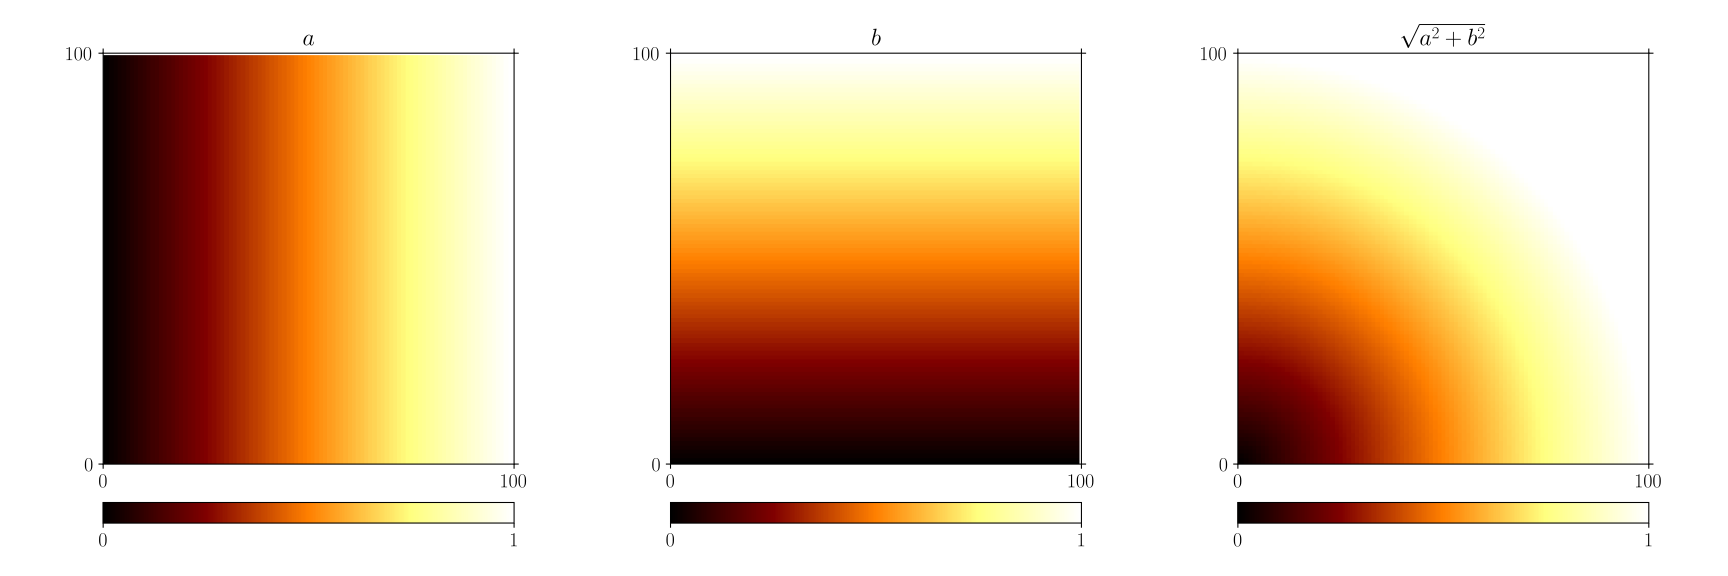

Source code (Python):

import numpy as np
import matplotlib.pyplot as plt

from mpl_toolkits.axes_grid1 import make_axes_locatable

plt.style.use(['goose', 'goose-latex'])

# --- some data ----

a,b = np.meshgrid(np.linspace(0,1,100),np.linspace(0,1,100))
d   = np.sqrt(a**2+b**2)

# --- open figure with three axes ---

fig, axes  = plt.subplots(ncols=3, figsize=(18,6))

# --- left subplot ---

ax = axes[0]
im = ax.imshow(a,clim=(0,1))
ax.xaxis.set_ticks([0,100])
ax.yaxis.set_ticks([0,100])
ax.set_xlim([0,100])
ax.set_ylim([0,100])
ax.set_title(r'$a$')
div  = make_axes_locatable(ax)
cax  = div.append_axes('bottom', size='5%', pad=0.4)
cbar = plt.colorbar(im,cax=cax, orientation='horizontal')
cbar.set_ticks([0,1])

# --- middle subplot ---

ax = axes[1]
im = ax.imshow(b,clim=(0,1))
ax.xaxis.set_ticks([0,100])
ax.yaxis.set_ticks([0,100])
ax.set_xlim([0,100])
ax.set_ylim([0,100])
ax.set_title(r'$b$')
div  = make_axes_locatable(ax)
cax  = div.append_axes('bottom', size='5%', pad=0.4)
cbar = plt.colorbar(im,cax=cax, orientation='horizontal')
cbar.set_ticks([0,1])

# --- right subplot ---

ax = axes[2]
im = ax.imshow(d,clim=(0,1))
ax.xaxis.set_ticks([0,100])
ax.yaxis.set_ticks([0,100])
ax.set_xlim([0,100])
ax.set_ylim([0,100])
ax.set_title(r'$\sqrt{a^2 + b^2}$')
div  = make_axes_locatable(ax)
cax  = div.append_axes('bottom', size='5%', pad=0.4)
cbar = plt.colorbar(im,cax=cax, orientation='horizontal')
cbar.set_ticks([0,1])

# --- save/show ---

plt.savefig('image_subplots_bottom.svg')
plt.show()
